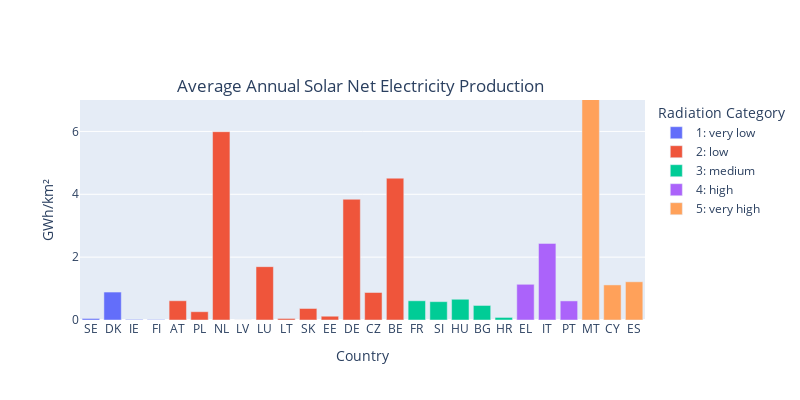

Notebook source saved alongside this figure:
### Code cell
fig = px.bar(df_countries.sort_values("solar_class"), x='country_code', y='solar_power_intensity_[GWh_per_km2]',
             color='solar_class',
             labels={'solar_class': 'Radiation Category', 'country_code': "Country Code", 'solar_power_intensity_[GWh_per_km2]': 'Solar Electricity Production per km²'},
             title='Average Annual Solar Net Electricity Production')

fig.update_yaxes(range=[0, 7], title="GWh/km²")
fig.update_xaxes(title_text="Country")
fig.update_layout(height=400, width=800, showlegend=True, title={'y': 0.8, 'x': 0.45, 'xanchor': 'center', 'yanchor': 'top'})

fig.show()

### Figure 1 — Plotly figure (JSON) as saved in the notebook; plotly's stock layout.template omitted (floating-point values rounded to 4 significant figures)
{"data": [{"alignmentgroup": "True", "hovertemplate": "Radiation Category=1: very low<br>Country Code=%{x}<br>Solar Electricity Production per km²=%{y}<extra></extra>", "legendgroup": "1: very low", "marker": {"color": "#636efa", "pattern": {"shape": ""}}, "name": "1: very low", "offsetgroup": "1: very low", "orientation": "v", "showlegend": true, "textposition": "auto", "type": "bar", "x": ["SE", "DK", "IE", "FI"], "xaxis": "x", "y": [0.04916, 0.8892, 0.01835, 0.01477], "yaxis": "y"}, {"alignmentgroup": "True", "hovertemplate": "Radiation Category=2: low<br>Country Code=%{x}<br>Solar Electricity Production per km²=%{y}<extra></extra>", "legendgroup": "2: low", "marker": {"color": "#EF553B", "pattern": {"shape": ""}}, "name": "2: low", "offsetgroup": "2: low", "orientation": "v", "showlegend": true, "textposition": "auto", "type": "bar", "x": ["AT", "PL", "NL", "LV", "LU", "LT", "SK", "EE", "DE", "CZ", "BE"], "xaxis": "x", "y": [0.6126, 0.2639, 5.992, 0.00113, 1.697, 0.04883, 0.3667, 0.1203, 3.842, 0.8754, 4.512], "yaxis": "y"}, {"alignmentgroup": "True", "hovertemplate": "Radiation Category=3: medium<br>Country Code=%{x}<br>Solar Electricity Production per km²=%{y}<extra></extra>", "legendgroup": "3: medium", "marker": {"color": "#00cc96", "pattern": {"shape": ""}}, "name": "3: medium", "offsetgroup": "3: medium", "orientation": "v", "showlegend": true, "textposition": "auto", "type": "bar", "x": ["FR", "SI", "HU", "BG", "HR"], "xaxis": "x", "y": [0.6118, 0.5839, 0.6599, 0.4627, 0.08181], "yaxis": "y"}, {"alignmentgroup": "True", "hovertemplate": "Radiation Category=4: high<br>Country Code=%{x}<br>Solar Electricity Production per km²=%{y}<extra></extra>", "legendgroup": "4: high", "marker": {"color": "#ab63fa", "pattern": {"shape": ""}}, "name": "4: high", "offsetgroup": "4: high", "orientation": "v", "showlegend": true, "textposition": "auto", "type": "bar", "x": ["EL", "IT", "PT"], "xaxis": "x", "y": [1.136, 2.438, 0.6076], "yaxis": "y"}, {"alignmentgroup": "True", "hovertemplate": "Radiation Category=5: very high<br>Country Code=%{x}<br>Solar Electricity Production per km²=%{y}<extra></extra>", "legendgroup": "5: very high", "marker": {"color": "#FFA15A", "pattern": {"shape": ""}}, "name": "5: very high", "offsetgroup": "5: very high", "orientation": "v", "showlegend": true, "textposition": "auto", "type": "bar", "x": ["MT", "CY", "ES"], "xaxis": "x", "y": [18.98, 1.116, 1.216], "yaxis": "y"}], "layout": {"barmode": "relative", "height": 400, "legend": {"title": {"text": "Radiation Category"}, "tracegroupgap": 0}, "showlegend": true, "title": {"text": "Average Annual Solar Net Electricity Production", "x": 0.45, "xanchor": "center", "y": 0.8, "yanchor": "top"}, "width": 800, "xaxis": {"anchor": "y", "domain": [0, 1], "title": {"text": "Country"}}, "yaxis": {"anchor": "x", "domain": [0, 1], "range": [0, 7], "title": {"text": "GWh/km²"}}}}
